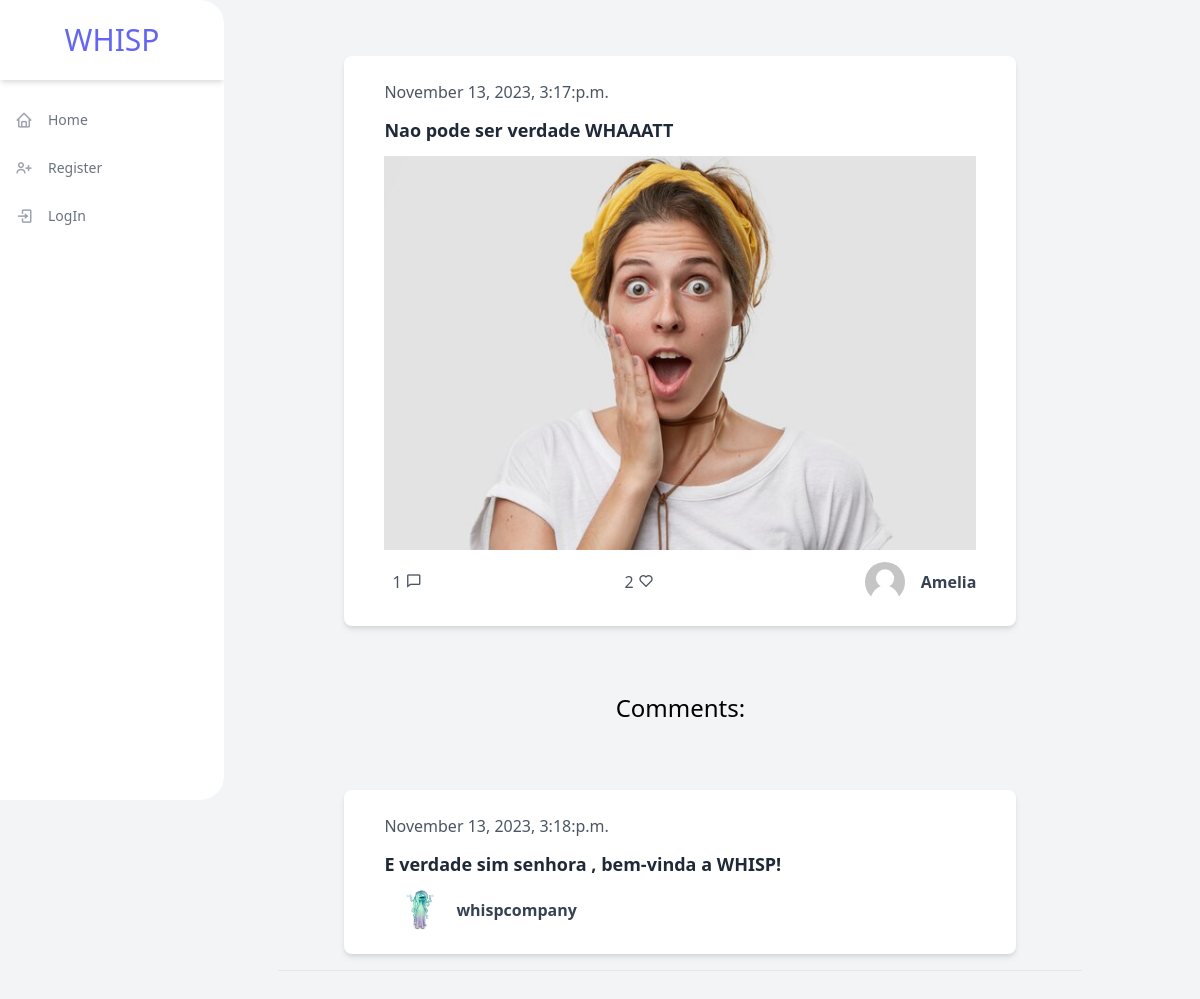
/36, run on the app's committed database.
### feed/models.py (models this page shows, shortened)
class Post(models.Model):
    text = models.CharField(max_length=240)
    date = models.DateTimeField(auto_now=True)
    image = ImageField(upload_to='post_images/', blank=True, null=True)
    video = models.FileField(upload_to='post_videos/', blank=True, null=True)
    likes = models.ManyToManyField(User, related_name='liked',default=None, blank=True)
    author = models.ForeignKey(
        User,
        on_delete=models.CASCADE,
    )

class Comment(models.Model):
    author = models.ForeignKey(
        User,
        on_delete=models.CASCADE,
    )
    post = models.ForeignKey(Post, on_delete=models.CASCADE,related_name='comments')
    body = models.TextField()
    date=models.DateTimeField(auto_now_add=True)

### feed/views.py (the view)
# urls.py: path("<int:pk>",views.DetailPostView.as_view(),name='detail'),
class DetailPostView(DetailView):
    http_method_names = ['get', 'post']
    template_name = "feed/detail.html"
    model = Post
    context_object_name = "post"
    def get_context_data(self, **kwargs):
        context = super().get_context_data(**kwargs)
        post = context['post']
        comments = Comment.objects.filter(post=post)
        context['comments'] = comments
        context['comment_form'] = CommentForm()
        return context
    def post(self, request, *args, **kwargs):
        comment_form = CommentForm(request.POST)
        print('Reached post method')
        if comment_form.is_valid():
            print('Form is valid')
            new_comment = comment_form.save(commit=False)
            new_comment.author = request.user
            new_comment.post = self.get_object()
            new_comment.save()
            messages.add_message(self.request, messages.SUCCESS, "Your Comment is Submitted !!")
        post_owner = self.get_object().author
        notify.send(request.user, recipient=post_owner, verb=f"Your post has received a comment by {request.user.username} .")
        return redirect(f'/{new_comment.post.id}')

### feed/templates/feed/detail.html (shortened to what this page needs)
{% extends "base.html" %}
{% block body %}
    {% include "includes/post.html" %}
    <h1 style="padding-top: 3rem; padding-bottom: 3rem;text-align:center;font-size:1.5rem">Comments:</h1>
    {% if comments %}
        {% for comment in comments %}
            {% include "includes/comments.html" with comment=comment %}
            <hr/>
        {% endfor %}
    {%endif%}
{% endblock body %}

### Whisp/templates/includes/post.html (shortened to what this page needs)
{% load static %}
{% load thumbnail %}
<head>
    <link href="https://unpkg.com/tailwindcss@^2/dist/tailwind.min.css" rel="stylesheet">
    <link rel="stylesheet" href="https://unpkg.com/boxicons@2.0.7/css/boxicons.min.css" />
</head>
<body>
    <div class="flex justify-center">
    <div class="max-w-2xl max-h-xl px-10 my-4 py-6 bg-white rounded-lg shadow-md" style='width:50rem;'>
        <div class="flex justify-between items-center w-full">
            <span class="font-light text-gray-600">{{ post.date|date:"F j, Y, g:i:a" }}</span>
        </div>
        <div class="mt-2">
            <p class="mt-3 text-gray-800 font-semibold text-lg">{{ post.text }}</p>
            {% if post.image %}
                {% thumbnail post.image "300x300" crop="center" as im %}
                    <img src="{{ im.url }}" alt="Post Image" class="mt-3 max-w-full">
                {% endthumbnail %}
            {% endif %}
        </div>
        <div class="flex justify-between items-center mt-3">
            {% if show_detail_link %}
                <a class="text-blue-600 hover:underline" href="{% url 'feed:detail' post.id %}">Read More</a>
                <a href="{% url 'feed:detail' post.id %}">
                    <span class="text-gray-600 ml-2">{{ post.comments.count }} <i class='bx bx-comment' ></i></span>
                </a>
                {% if request.user.is_authenticated %}
                <form action="{% url 'feed:likepost' %}" method="POST" class="ui form" data-post-id="{{ post.id }}" onclick="likePost(this)">
                    {% csrf_token %}
                    <input type="hidden" name="post_id" value="{{post.id}}">
                    {%if user not in post.likes.all %}
                        <button class="ui button positive" type="submit"><strong>{{post.likes.all.count}} <i class='bx bx-heart' ></i></strong></button>
                    {%else%}
                        <button class="text-red-500" type="submit"><strong>{{post.likes.all.count}}<i class='bx bxs-heart'></i></strong></button>
                    {% endif %}
                </form>
                {%else%}
                    <span class="text-gray-600 ml-2">{{ post.likes.all.count }} <i class='bx bx-heart' ></i></span>
                {% endif %}
            {% else %}
                {% if user.username == post.author.username or user.is_superuser %}
                    <div class="m-3 mx-0 mb-0">
                        <a href="{% url 'feed:delete' post.id %}" class="bg-white text-gray-800 font-bold rounded border-b-2 border-red-500 hover:border-red-600 hover:bg-red-500 hover:text-white shadow-md py-2 px-6 inline-flex items-center delete-toggle-modal">
                            <span class="mr-2">Delete Post</span>
                            <svg xmlns="http://www.w3.org/2000/svg" width="24" height="24" viewBox="0 0 24 24">
                                <path fill="currentcolor" d="M19 6.41L17.59 5 12 10.59 6.41 5 5 6.41 10.59 12 5 17.59 6.41 19 12 13.41 17.59 19 19 17.59 13.41 12 19 6.41z"/>
                            </svg>
                        </a>
                    </div>
                        <span class="text-gray-600 ml-2">{{ post.comments.count }} <i class='bx bx-comment' ></i></span>
                    <form action="{% url 'feed:likepost' %}" method="POST" class="ui form" data-post-id="{{ post.id }}" onclick="likePost(this)">
                        {% csrf_token %}
                        <input type="hidden" name="post_id" value="{{post.id}}">
                        {%if user not in post.likes.all %}
                            <button class="ui button positive" type="submit"><strong>{{post.likes.all.count}} <i class='bx bx-heart' ></i></strong></button>
                        {%else%}
                            <button class="text-red-500" type="submit"><strong>{{post.likes.all.count}}<i class='bx bxs-heart'></i></strong></button>
                        {% endif %}
                    </form>
                {% else %}
                    <span class="text-gray-600 ml-2">{{ post.comments.count }} <i class='bx bx-comment' ></i></span>
                    {% if request.user.is_authenticated %}
                    <form action="{% url 'feed:likepost' %}" method="POST" class="ui form" data-post-id="{{ post.id }}" onclick="likePost(this)">
                        {% csrf_token %}
                        <input type="hidden" name="post_id" value="{{post.id}}">
                        {%if user not in post.likes.all %}
                            <button class="ui button positive" type="submit"><strong>{{post.likes.all.count}} <i class='bx bx-heart' ></i></strong></button>
                        {%else%}
                            <button class="text-red-500" type="submit"><strong>{{post.likes.all.count}}<i class='bx bxs-heart'></i></strong></button>
                        {% endif %}
                    </form>
                    {%else%}
                        <span class="text-gray-600 ml-2">{{ post.likes.all.count }} <i class='bx bx-heart' ></i></span>
                    {% endif %}
                {% endif %}
            {% endif %}
            <div>
                <a class="flex items-center" href="{% url 'profiles:detail' post.author.username %}">
                    {% thumbnail post.author.profile.image "373x373" crop="center" as im %}
                        <img src="{{ im.url }}" class='mx-4 w-10 h-10 object-cover rounded-full hidden sm:block' alt='avatar'>
                    {% endthumbnail %}
                    <h1 class="text-gray-700 font-bold">{{post.author.username}}</h1>
                </a>
            </div>
        </div>
    </div>
    </div>
</body>

### Whisp/templates/includes/comments.html (shortened to what this page needs)
{% load static %}
{% load thumbnail %}
<head>
    <link href="https://unpkg.com/tailwindcss@^2/dist/tailwind.min.css" rel="stylesheet">
    <link rel="stylesheet" href="https://unpkg.com/boxicons@2.0.7/css/boxicons.min.css" />
</head>
<body>
    <div class="flex justify-center">
    <div class="max-w-2xl max-h-xl px-10 my-4 py-6 bg-white rounded-lg shadow-md" style='width:50rem;'>
        <div class="flex justify-between items-center w-full">
            <span class="font-light text-gray-600">{{ comment.date|date:"F j, Y, g:i:a" }}</span>
        </div>
        <div class="mt-2">
            <p class="mt-3 text-gray-800 font-semibold text-lg">{{ comment.body }}</p>
        </div>
        <div class="flex justify-between items-center mt-3">
            <div>
                <a class="flex items-center" href="{% url 'profiles:detail' post.author.username %}">
                    {% thumbnail comment.author.profile.image "373x373" crop="center" as im %}
                        <img src="{{ im.url }}" class='mx-4 w-10 h-10 object-cover rounded-full hidden sm:block' alt='avatar'>
                    {% endthumbnail %}
                    <h1 class="text-gray-700 font-bold">{{comment.author.username}}</h1>
                </a>
            </div>
        </div>
    </div>
    </div>
</body>

### data on the page
Post: date "November 13, 2023, 3:17:p.m.", text "Nao pode ser verdade WHAAATT", comments.count "1", likes.all.count "2", author.username "Amelia"
Comment: date "November 13, 2023, 3:18:p.m.", body "E verdade sim senhora , bem-vinda a WHISP!", author.username "whispcompany"
